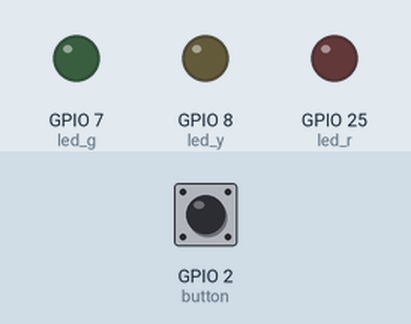
A program run on a simulated Raspberry Pi (BCM pin numbers). Parts: output pins drawn as LEDs (lit = HIGH). The inputs (shaded band) are chosen by the test bench; at power-on: GPIO 2 (button) HIGH.

Above: at 1.2 s.
1.3 s: GPIO 2 (button) pulled LOW for 0.15 s
At 2.2 s:
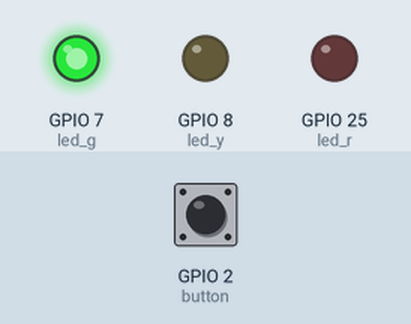
At 6.5 s:
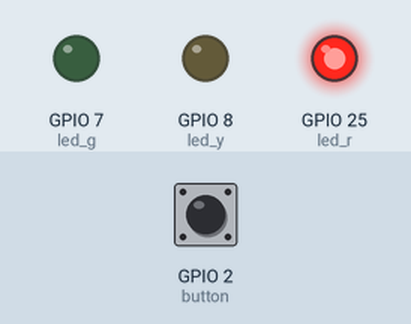
Timing chart, 0 to 9.8 s (numbered marks = the images above; inputs shaded):
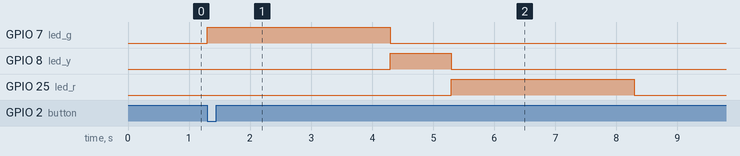

Measured:
- after the input at 1.3 s, GPIO 7 (led_g): LOW → HIGH at once, → LOW 3.0 s later; GPIO 8 (led_y): LOW → HIGH after 3.0 s, → LOW 1.0 s later; GPIO 25 (led_r): LOW → HIGH after 4.0 s, → LOW 3.0 s later

The program:

traffic_lights.py
```python
from gpiozero import Button, LED
from time import sleep

button = Button(2)
led_r = LED(25)
led_y = LED(8)
led_g = LED(7)

def turn_led_on():
    led_g.on()
    sleep(3)
    led_g.off()
    led_y.on()
    sleep(1)
    led_y.off()
    led_r.on()
    sleep(3)
    led_r.off()

button.when_pressed = turn_led_on

while True:
    pass
```
